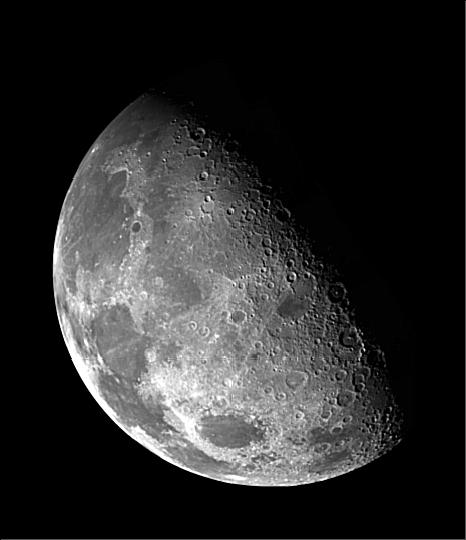
#> input picture north pole.png, 466 x 540 px
$ python 4EdgeEnhancement.py
#> lines starting #> are read from the running program, lines starting #| are printed output that depends on the picture
import cv2
import numpy as np
import matplotlib.pyplot as plt
image=cv2.imread('north pole.png',0)
#> image is the input picture: shape (540, 466); min 0, max 255, mean 43.4
laplacian1=np.array([[0,1,0],[1,-4,1],[0,1,0]])
laplacian2=np.array([[1,1,1],[1,-8,1],[1,1,1]])
laplacian3=np.array([[0,-1,0],[-1,4,-1],[0,-1,0]])
laplacian4=np.array([[-1,-1,-1],[-1,+8,-1],[-1,-1,-1]])
image_laplacian1=cv2.filter2D(src=image, kernel=laplacian1, ddepth=-1)
image_laplacian2=cv2.filter2D(src=image, kernel=laplacian2, ddepth=-1)
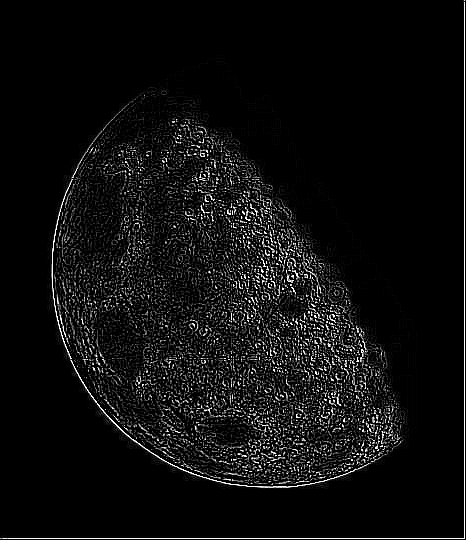
#> image_laplacian2: shape (540, 466); min 0, max 255, mean 14.7
image_laplacian3=cv2.filter2D(src=image, kernel=laplacian3, ddepth=-1)
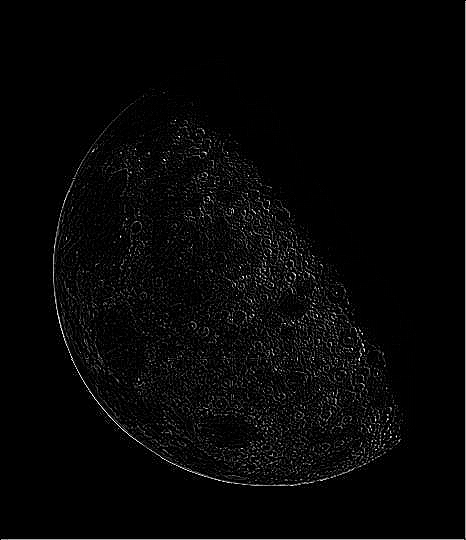
#> image_laplacian3: shape (540, 466); min 0, max 255, mean 6.3
image_laplacian4=cv2.filter2D(src=image, kernel=laplacian4, ddepth=-1)
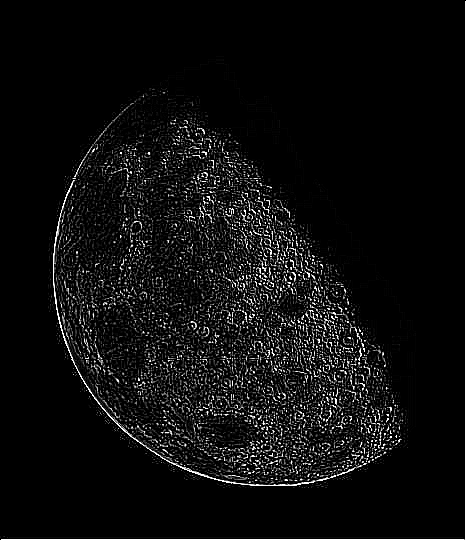
#> image_laplacian4: shape (540, 466); min 0, max 255, mean 14.4
image_sharping_1=np.clip(image-0.5*image_laplacian1, 0, 255)
image_sharping_2=np.clip(image-0.5*image_laplacian2, 0, 255)
image_sharping_3=np.clip(image+1.2*image_laplacian3, 0, 255)
image_sharping_4=np.clip(image+1.2*image_laplacian4, 0, 255)
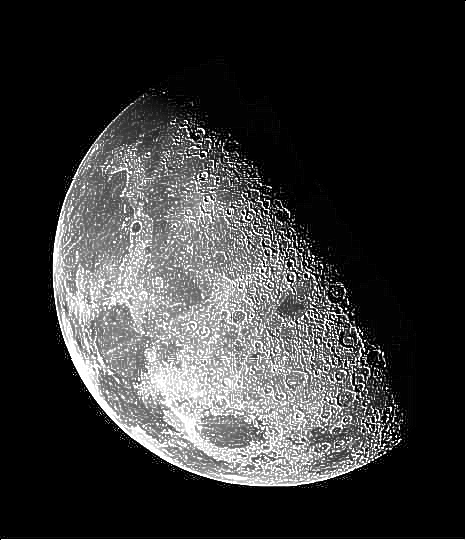
#> image_sharping_4: shape (540, 466) float64; min 0, max 255, mean 54.3
plt.figure(figsize=(30,15))
plt.subplot(231)
plt.imshow(image, cmap='gray')
plt.title("original image")
plt.subplot(232)
plt.imshow(image_sharping_1, cmap='gray')
plt.title("[0,1,0],[1,-4,1],[0,1,0]")
plt.subplot(233)
plt.imshow(image_sharping_2, cmap='gray')
plt.title("[1,1,1],[1,-8,1],[1,1,1]")
plt.subplot(234)
plt.imshow(image_sharping_3, cmap='gray')
plt.title("[0,-1,0],[-1,4,-1],[0,-1,0]")
plt.subplot(235)
plt.imshow(image_sharping_4, cmap='gray')
plt.title("[-1,-1,-1],[-1,+8,-1],[-1,-1,-1]")
plt.show()


# Unsharp
k = (1/(3*3))*np.ones((3,3))
smooth_filter_image=cv2.filter2D(src=image, kernel=k, ddepth=-1)
result_image1=image-smooth_filter_image
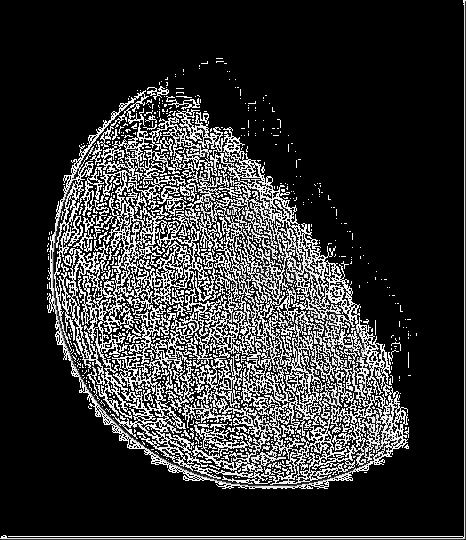
#> result_image1: shape (540, 466); min 0, max 255, mean 51
image_unsharping_1=np.clip(image+0.1*result_image1,0,255)
image_unsharping_2=np.clip(image+0.2*result_image1,0,255)
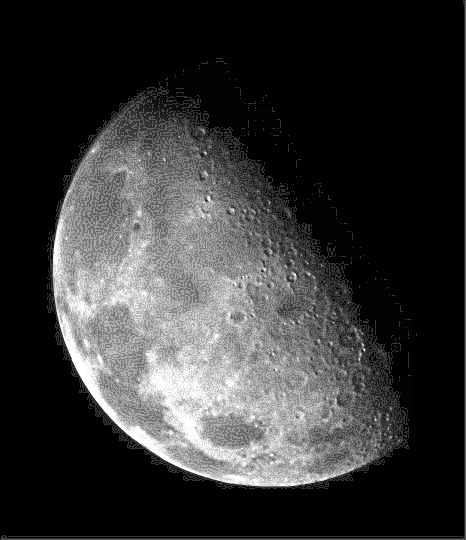
#> image_unsharping_2: shape (540, 466) float64; min 0, max 255, mean 53.5
image_unsharping_3=np.clip(image+0.3*result_image1,0,255)
image_unsharping_4=np.clip(image+0.4*result_image1,0,255)
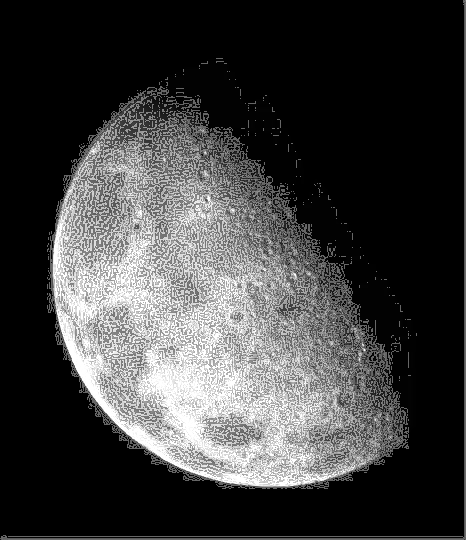
#> image_unsharping_4: shape (540, 466) float64; min 0, max 255, mean 63

plt.figure(figsize=(30,15))
plt.subplot(231)
plt.imshow(image, cmap='gray')
plt.title("original image")
plt.subplot(232)
plt.imshow(image_unsharping_1, cmap='gray')
plt.title("3*3 filter , k=0.1")
plt.subplot(233)
plt.imshow(image_unsharping_2, cmap='gray')
plt.title("3*3 filter , k=0.2")
plt.subplot(234)
plt.imshow(image_unsharping_3, cmap='gray')
plt.title("3*3 filter , k=0.3")
plt.subplot(235)
plt.imshow(image_unsharping_4, cmap='gray')
plt.title("3*3 filter , k=0.4")
plt.show()

$ run again, with left.png copied over north pole.png
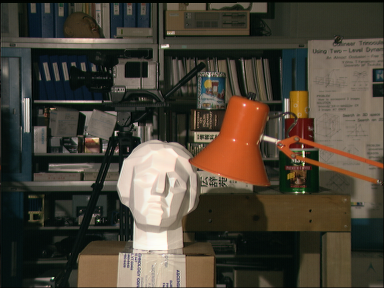
#> input picture left.png, 384 x 288 px
#> `image_unsharping_2=np.clip(image+0.2*result_image1,0,255)`:
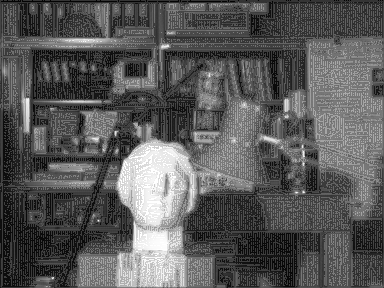
#> image_unsharping_2: shape (288, 384) float64; min 2, max 255, mean 89.9
#> `image_unsharping_4=np.clip(image+0.4*result_image1,0,255)`:
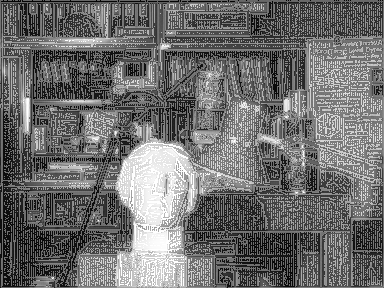
#> image_unsharping_4: shape (288, 384) float64; min 2, max 255, mean 111.3
